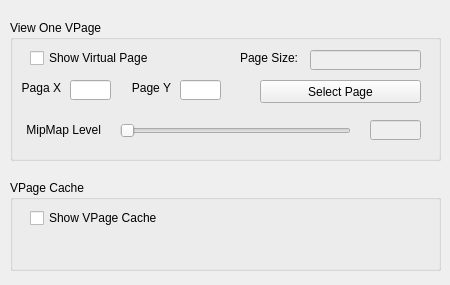
<?xml version="1.0" encoding="UTF-8"?>
<ui version="4.0">
 <class>FormViewVPage</class>
 <widget class="QWidget" name="FormViewVPage">
  <property name="geometry">
   <rect>
    <x>0</x>
    <y>0</y>
    <width>450</width>
    <height>285</height>
   </rect>
  </property>
  <property name="sizePolicy">
   <sizepolicy hsizetype="Minimum" vsizetype="Minimum">
    <horstretch>0</horstretch>
    <verstretch>0</verstretch>
   </sizepolicy>
  </property>
  <property name="windowTitle">
   <string>Form</string>
  </property>
  <widget class="QLineEdit" name="editV">
   <property name="geometry">
    <rect>
     <x>180</x>
     <y>80</y>
     <width>41</width>
     <height>20</height>
    </rect>
   </property>
  </widget>
  <widget class="QLineEdit" name="editMipmap">
   <property name="enabled">
    <bool>false</bool>
   </property>
   <property name="geometry">
    <rect>
     <x>370</x>
     <y>120</y>
     <width>51</width>
     <height>20</height>
    </rect>
   </property>
   <property name="readOnly">
    <bool>true</bool>
   </property>
  </widget>
  <widget class="QLabel" name="label_3">
   <property name="geometry">
    <rect>
     <x>120</x>
     <y>80</y>
     <width>51</width>
     <height>16</height>
    </rect>
   </property>
   <property name="text">
    <string>Page Y</string>
   </property>
   <property name="alignment">
    <set>Qt::AlignRight|Qt::AlignTrailing|Qt::AlignVCenter</set>
   </property>
  </widget>
  <widget class="QLabel" name="label_2">
   <property name="geometry">
    <rect>
     <x>20</x>
     <y>80</y>
     <width>41</width>
     <height>16</height>
    </rect>
   </property>
   <property name="text">
    <string>Paga X</string>
   </property>
   <property name="alignment">
    <set>Qt::AlignRight|Qt::AlignTrailing|Qt::AlignVCenter</set>
   </property>
  </widget>
  <widget class="QLabel" name="label">
   <property name="geometry">
    <rect>
     <x>10</x>
     <y>122</y>
     <width>91</width>
     <height>16</height>
    </rect>
   </property>
   <property name="text">
    <string>MipMap Level</string>
   </property>
   <property name="alignment">
    <set>Qt::AlignRight|Qt::AlignTrailing|Qt::AlignVCenter</set>
   </property>
  </widget>
  <widget class="QSlider" name="slideMipmap">
   <property name="geometry">
    <rect>
     <x>120</x>
     <y>120</y>
     <width>231</width>
     <height>22</height>
    </rect>
   </property>
   <property name="orientation">
    <enum>Qt::Horizontal</enum>
   </property>
  </widget>
  <widget class="QLineEdit" name="editU">
   <property name="geometry">
    <rect>
     <x>70</x>
     <y>80</y>
     <width>41</width>
     <height>20</height>
    </rect>
   </property>
  </widget>
  <widget class="QPushButton" name="btnChooseVPage">
   <property name="geometry">
    <rect>
     <x>260</x>
     <y>80</y>
     <width>161</width>
     <height>23</height>
    </rect>
   </property>
   <property name="text">
    <string>Select Page</string>
   </property>
  </widget>
  <widget class="QCheckBox" name="checkShowVPage">
   <property name="geometry">
    <rect>
     <x>30</x>
     <y>50</y>
     <width>141</width>
     <height>16</height>
    </rect>
   </property>
   <property name="text">
    <string>Show Virtual Page</string>
   </property>
  </widget>
  <widget class="QLabel" name="label_4">
   <property name="geometry">
    <rect>
     <x>240</x>
     <y>50</y>
     <width>71</width>
     <height>16</height>
    </rect>
   </property>
   <property name="text">
    <string>Page Size:</string>
   </property>
  </widget>
  <widget class="QLineEdit" name="editPageSize">
   <property name="enabled">
    <bool>false</bool>
   </property>
   <property name="geometry">
    <rect>
     <x>310</x>
     <y>50</y>
     <width>111</width>
     <height>20</height>
    </rect>
   </property>
   <property name="readOnly">
    <bool>true</bool>
   </property>
  </widget>
  <widget class="QGroupBox" name="groupBox">
   <property name="geometry">
    <rect>
     <x>10</x>
     <y>20</y>
     <width>431</width>
     <height>141</height>
    </rect>
   </property>
   <property name="title">
    <string>View One VPage</string>
   </property>
   <property name="flat">
    <bool>false</bool>
   </property>
  </widget>
  <widget class="QGroupBox" name="groupBox_2">
   <property name="geometry">
    <rect>
     <x>10</x>
     <y>180</y>
     <width>431</width>
     <height>91</height>
    </rect>
   </property>
   <property name="title">
    <string>VPage Cache</string>
   </property>
   <property name="flat">
    <bool>false</bool>
   </property>
   <widget class="QCheckBox" name="checkShowVPageCache">
    <property name="geometry">
     <rect>
      <x>20</x>
      <y>30</y>
      <width>141</width>
      <height>16</height>
     </rect>
    </property>
    <property name="text">
     <string>Show VPage Cache</string>
    </property>
   </widget>
  </widget>
  <zorder>groupBox</zorder>
  <zorder>editV</zorder>
  <zorder>editMipmap</zorder>
  <zorder>label_3</zorder>
  <zorder>label_2</zorder>
  <zorder>label</zorder>
  <zorder>slideMipmap</zorder>
  <zorder>editU</zorder>
  <zorder>btnChooseVPage</zorder>
  <zorder>checkShowVPage</zorder>
  <zorder>label_4</zorder>
  <zorder>editPageSize</zorder>
  <zorder>groupBox_2</zorder>
 </widget>
 <resources/>
 <connections/>
</ui>
